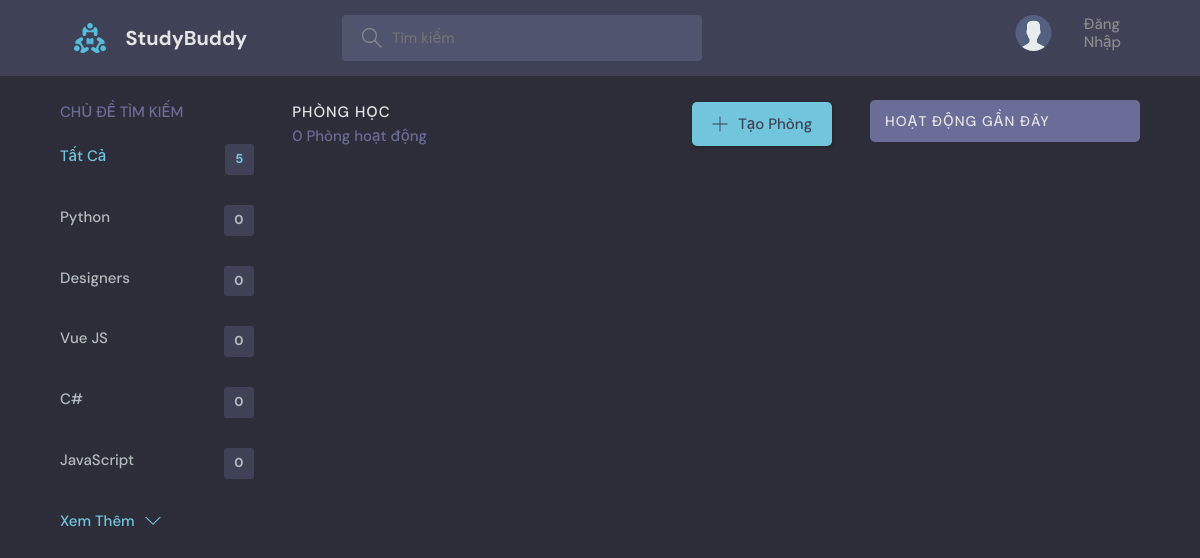
The app's page /?q=JavaScript, older data.
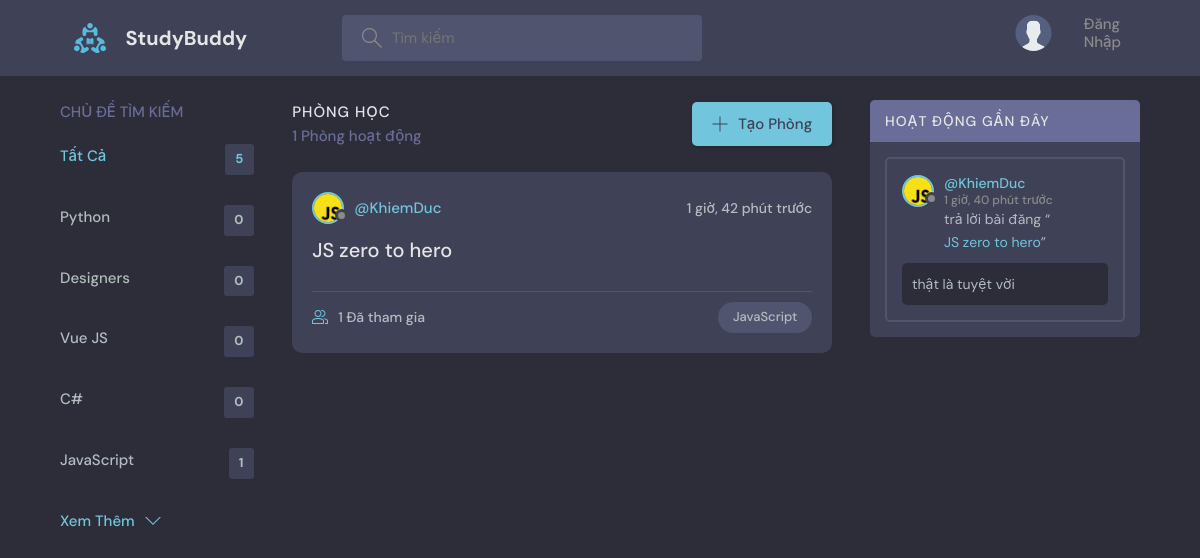
The same page, newer data.
### base/models.py (models this page shows, shortened)
class Topic(models.Model):
    name = models.CharField(max_length=200)

class Room(models.Model):
    host = models.ForeignKey(User, on_delete=models.SET_NULL, null=True)
    topic = models.ForeignKey(Topic, on_delete=models.SET_NULL, null=True)
    name = models.CharField(max_length=200)
    description = models.TextField(null=True, blank=True)
    participants = models.ManyToManyField(
        User, related_name='participants', blank=True)
    updated = models.DateTimeField(auto_now=True)
    created = models.DateTimeField(auto_now_add=True)
    class Meta:
        ordering = ['-updated', '-created']
    def __str__(self):
        return self.name

class User(AbstractUser):
    name = models.CharField(max_length=200, null=True)
    bio = models.TextField(null=True)
    avatar = models.ImageField(null=True, default="avatar.svg")
    nickname = models.CharField(max_length=200, default="@")
    REQUIRED_FIELDS = []
    EMAIL_FIELD = "email"

class Message(models.Model):
    user = models.ForeignKey(User, on_delete=models.CASCADE)
    room = models.ForeignKey(Room, on_delete=models.CASCADE)
    body = models.TextField()
    updated = models.DateTimeField(auto_now=True)
    created = models.DateTimeField(auto_now_add=True)
    class Meta:
        ordering = ['-updated', '-created']

### base/views.py (the view)
# urls.py: path('', views.home, name="home"),
def home(request):
    q = request.GET.get('q') if request.GET.get('q') != None else ''
    rooms = Room.objects.filter(
        Q(topic__name__icontains=q) |
        Q(name__icontains=q) |
        Q(description__icontains=q)
    )
    topics = Topic.objects.all()[0:5]
    room_count = rooms.count()
    room_messages = Message.objects.filter(
        Q(room__topic__name__icontains=q))[0:3]
    context = {'rooms': rooms, 'topics': topics,
               'room_count': room_count, 'room_messages': room_messages}
    return render(request, 'base/home.html', context)

### base/templates/base/home.html (shortened to what this page needs)
{% extends 'main.html' %}
{% block content %}
<main class="layout layout--3">
  <div class="container">
    {% include 'base/topics_component.html' %}
    <div class="roomList">
      <div class="roomList__header">
        <div>
          <h2>Phòng Học</h2>
          <p>{{room_count}} Phòng hoạt động</p>
        </div>
        <a class="btn btn--main" href="{% url 'create-room' %}">
          <svg version="1.1" xmlns="http://www.w3.org/2000/svg" width="32" height="32" viewBox="0 0 32 32">
            <title>add</title>
            <path
              d="M16.943 0.943h-1.885v14.115h-14.115v1.885h14.115v14.115h1.885v-14.115h14.115v-1.885h-14.115v-14.115z">
            </path>
          </svg>
          Tạo Phòng
        </a>
      </div>
      {% include 'base/feed_component.html' %}
    </div>
    {% include 'base/activity_component.html' %}
  </div>
</main>
{% endblock %}

### base/templates/base/topics_component.html
<div class="topics">
    <div class="topics__header">
        <h2>Chủ Đề Tìm Kiếm</h2>
    </div>
    <ul class="topics__list">
        <li>
            <a href="{% url 'home' %}" class="active">Tất Cả <span>{{topics.count}}</span></a>
        </li>
        {% for topic in topics %}
        <li>
            <a href="{% url 'home' %}?q={{topic.name}}">{{topic.name}}<span>{{topic.room_set.all.count}}</span></a>
        </li>
        {% endfor %}
    </ul>
    <a class="btn btn--link" href="{% url 'topics' %}">
        Xem Thêm
        <svg version="1.1" xmlns="http://www.w3.org/2000/svg" width="32" height="32" viewBox="0 0 32 32">
            <title>chevron-down</title>
            <path d="M16 21l-13-13h-3l16 16 16-16h-3l-13 13z"></path>
        </svg>
    </a>
</div>

### base/templates/base/feed_component.html (shortened to what this page needs)
{% for room in rooms %}
<div class="roomListRoom">
    <div class="roomListRoom__header">
        <a href="{% url 'user-profile' room.host.id %}" class="roomListRoom__author">
            <div class="avatar avatar--small">
                <img src="{{room.host.avatar.url}}" />
            </div>
            <span>@{{room.host.nickname}}</span>
        </a>
        <div class="roomListRoom__actions">
            <span>{{room.created|timesince}} trước</span>
        </div>
    </div>
    <div class="roomListRoom__content">
        <a href="{% url 'room' room.id %}">{{room.name}}</a>
    </div>
    <div class="roomListRoom__meta">
        <a href="{% url 'room' room.id %}" class="roomListRoom__joined">
            {{room.participants.all.count}} Đã tham gia
        </a>
        <p class="roomListRoom__topic">{{room.topic.name}}</p>
    </div>
</div>
{% endfor %}

### base/templates/base/activity_component.html (shortened to what this page needs)
<div class="activities">
    <div class="activities__header">
        <h2>Hoạt Động Gần Đây</h2>
    </div>
    {% for message in room_messages %}
    <div class="activities__box">
        <div class="activities__boxHeader roomListRoom__header">
            <a href="{% url 'user-profile' message.user.id %}" class="roomListRoom__author">
                <div class="avatar avatar--small">
                    <img src="{{message.user.avatar.url}}" />
                </div>
                <p>
                    @{{message.user.nickname}}
                    <span>{{message.created|timesince}} trước</span>
                </p>
            </a>
        </div>
        <div class="activities__boxContent">
            <p>trả lời bài đăng “<a href="{% url 'room' message.room.id %}">{{message.room}}</a>”</p>
            <div class="activities__boxRoomContent">{{message.body}}</div>
        </div>
    </div>
    {% endfor %}
</div>

Row changes from the older to the newer data that the page shows:
computed for Topic "JavaScript": room_set.all.count "0" → "1"
added Room: host.avatar (picture), host.nickname "KhiemDuc", created "1 giờ, 42 phút", name "JS zero to hero", participants.all.count "1", topic.name "JavaScript"
added Message: user.avatar (picture), user.nickname "KhiemDuc", created "1 giờ, 40 phút", room "JS zero to hero", body "thật là tuyệt vời"
Text that changed along with them:
{{ room_count }}: "0" → "1"
